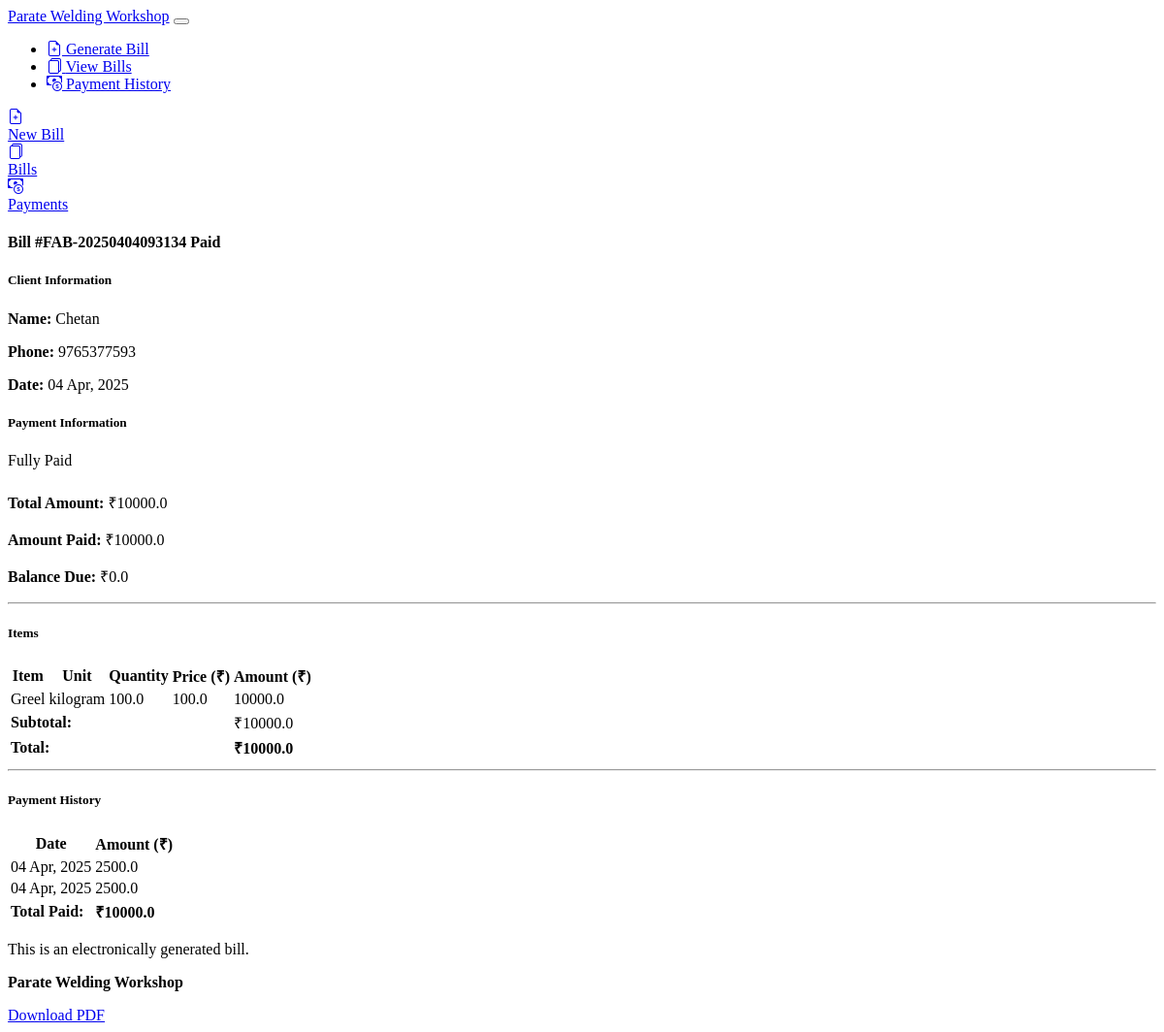
The app's page /view_bill/18 with its own data.
### models.py (models this page shows)
class Bill(db.Model):
    id = db.Column(db.Integer, primary_key=True)
    bill_number = db.Column(db.String(20), unique=True, nullable=False)
    client_name = db.Column(db.String(100), nullable=False)
    phone_number = db.Column(db.String(20), nullable=False)
    date = db.Column(db.DateTime, default=datetime.utcnow)
    items = db.Column(db.JSON, nullable=False)
    subtotal = db.Column(db.Float, nullable=False)
    total = db.Column(db.Float, nullable=False)
    pdf_path = db.Column(db.String(200), nullable=False)
    amount_paid = db.Column(db.Float, default=0.0)
    payment_status = db.Column(db.String(20), default='pending')  # pending, partial, paid

class PaymentHistory(db.Model):
    id = db.Column(db.Integer, primary_key=True)
    bill_id = db.Column(db.Integer, db.ForeignKey('bill.id', ondelete='SET NULL'), nullable=True)
    bill_number = db.Column(db.String(20), nullable=False)
    client_name = db.Column(db.String(100), nullable=False)
    payment_date = db.Column(db.DateTime, default=datetime.utcnow)
    amount = db.Column(db.Float, nullable=False)
    deleted = db.Column(db.Boolean, default=False)  # To mark records as deleted without actually removing them

### routes.py (the view)
@app.route('/view_bill/<int:bill_id>')
def view_bill(bill_id):
    try:
        bill = Bill.query.get_or_404(bill_id)
        from models import PaymentHistory
        payment_records = PaymentHistory.query.filter(
            (PaymentHistory.bill_id == bill.id) |
            ((PaymentHistory.bill_id == None) & (PaymentHistory.bill_number == bill.bill_number))
        ).filter_by(deleted=False).order_by(PaymentHistory.payment_date).all()
        return render_template('view_bill.html', bill=bill, payment_records=payment_records)
    except Exception as e:
        app.logger.error(f"Error viewing bill via QR code: {str(e)}")
        return render_template('error.html', message="Could not load the requested bill.")

### templates/view_bill.html (shortened to what this page needs)
{% extends 'layout.html' %}
{% block content %}
<div class="container mt-4">
    <div class="row mb-4">
        <div class="col-12">
            <div class="card border-primary">
                <div class="card-header bg-primary text-white">
                    <h4 class="mb-0">
                        Bill #{{ bill.bill_number }}
                        {% if bill.payment_status == 'paid' %}
                            <span class="badge bg-success float-end">Paid</span>
                        {% elif bill.payment_status == 'partial' %}
                            <span class="badge bg-warning float-end">Partially Paid</span>
                        {% else %}
                            <span class="badge bg-danger float-end">Pending</span>
                        {% endif %}
                    </h4>
                </div>
                <div class="card-body">
                    <div class="row">
                        <div class="col-md-6">
                            <h5>Client Information</h5>
                            <p><strong>Name:</strong> {{ bill.client_name }}</p>
                            <p><strong>Phone:</strong> {{ bill.phone_number }}</p>
                            <p><strong>Date:</strong> {{ bill.date.strftime('%d %b, %Y') }}</p>
                        </div>
                        <div class="col-md-6">
                            <h5>Payment Information</h5>
                            <div class="mb-2">
                                {% set percentage = (bill.amount_paid / bill.total * 100) | round | int %}
                                <div class="progress" style="height: 25px;">
                                    {% if bill.payment_status == 'paid' %}
                                        <div class="progress-bar bg-success" role="progressbar" style="width: 100%;" aria-valuenow="100" aria-valuemin="0" aria-valuemax="100">
                                            Fully Paid
                                        </div>
                                    {% elif bill.payment_status == 'partial' %}
                                        <div class="progress-bar bg-warning" role="progressbar" style="width: {{ percentage }}%;" aria-valuenow="{{ percentage }}" aria-valuemin="0" aria-valuemax="100">
                                            {{ percentage }}% Paid
                                        </div>
                                    {% else %}
                                        <div class="progress-bar bg-danger" role="progressbar" style="width: 0%;" aria-valuenow="0" aria-valuemin="0" aria-valuemax="100">
                                            0% Paid
                                        </div>
                                    {% endif %}
                                </div>
                            </div>
                            <p><strong>Total Amount:</strong> ₹{{ bill.total | round(2) }}</p>
                            <p><strong>Amount Paid:</strong> ₹{{ bill.amount_paid | round(2) }}</p>
                            <p><strong>Balance Due:</strong> ₹{{ (bill.total - bill.amount_paid) | round(2) }}</p>
                        </div>
                    </div>
                    <hr>
                    <h5>Items</h5>
                    <div class="table-responsive">
                        <table class="table table-striped">
                            <thead class="table-dark">
                                <tr>
                                    <th>Item</th>
                                    <th>Unit</th>
                                    <th>Quantity</th>
                                    <th>Price (₹)</th>
                                    <th>Amount (₹)</th>
                                </tr>
                            </thead>
                            <tbody>
                                {% for item in bill.items %}
                                <tr>
                                    <td>{{ item.name }}</td>
                                    <td>{{ item.unit }}</td>
                                    <td>{{ item.quantity }}</td>
                                    <td>{{ item.price | round(2) }}</td>
                                    <td>{{ item.amount | round(2) }}</td>
                                </tr>
                                {% endfor %}
                            </tbody>
                            <tfoot>
                                <tr class="table-secondary">
                                    <td colspan="4" class="text-end"><strong>Subtotal:</strong></td>
                                    <td>₹{{ bill.subtotal | round(2) }}</td>
                                </tr>
                                <tr class="table-dark">
                                    <td colspan="4" class="text-end"><strong>Total:</strong></td>
                                    <td><strong>₹{{ bill.total | round(2) }}</strong></td>
                                </tr>
                            </tfoot>
                        </table>
                    </div>
                    {% if payment_records %}
                    <hr>
                    <h5>Payment History</h5>
                    <div class="table-responsive">
                        <table class="table table-sm table-striped">
                            <thead class="table-primary">
                                <tr>
                                    <th>Date</th>
                                    <th>Amount (₹)</th>
                                </tr>
                            </thead>
                            <tbody>
                                {% for record in payment_records %}
                                <tr>
                                    <td>{{ record.payment_date.strftime('%d %b, %Y') }}</td>
                                    <td>{{ record.amount | round(2) }}</td>
                                </tr>
                                {% endfor %}
                            </tbody>
                            <tfoot>
                                <tr class="table-info">
                                    <td><strong>Total Paid:</strong></td>
                                    <td><strong>₹{{ bill.amount_paid | round(2) }}</strong></td>
                                </tr>
                            </tfoot>
                        </table>
                    </div>
                    {% endif %}
                </div>
                <div class="card-footer text-muted">
                    <div class="text-center">
                        <p class="mb-1">This is an electronically generated bill.</p>
                        <p class="mb-0"><strong>Parate Welding Workshop</strong></p>
                    </div>
                </div>
            </div>
        </div>
    </div>
    <div class="row">
        <div class="col-12 text-center mb-4">
            <a href="{{ url_for('download_pdf', bill_id=bill.id) }}" class="btn btn-primary btn-lg">
                 Download PDF
            </a>
        </div>
    </div>
</div>
{% endblock %}

### templates/layout.html (shortened to what this page needs)
<!DOCTYPE html>
<html lang="en" data-bs-theme="dark">
<head>
    <link href="https://cdn.replit.com/agent/bootstrap-agent-dark-theme.min.css" rel="stylesheet">
    <link href="https://cdn.jsdelivr.net/npm/bootstrap-icons@1.10.0/font/bootstrap-icons.css" rel="stylesheet">
</head>
<body>
    <nav class="navbar navbar-expand-lg navbar-dark bg-dark mb-4">
        <div class="container">
            <a class="navbar-brand" href="/">Parate Welding Workshop</a>
            <button class="navbar-toggler" type="button" data-bs-toggle="collapse" data-bs-target="#navbarNav">
            </button>
            <div class="collapse navbar-collapse" id="navbarNav">
                <ul class="navbar-nav me-auto">
                    <li class="nav-item">
                        <a class="nav-link" href="{{ url_for('index') }}">
                            <i class="bi bi-file-earmark-plus me-1"></i> Generate Bill
                        </a>
                    </li>
                    <li class="nav-item">
                        <a class="nav-link" href="{{ url_for('bills') }}">
                            <i class="bi bi-files me-1"></i> View Bills
                        </a>
                    </li>
                    <li class="nav-item">
                        <a class="nav-link" href="{{ url_for('payment_history') }}">
                            <i class="bi bi-cash-coin me-1"></i> Payment History
                        </a>
                    </li>
                </ul>
            </div>
        </div>
    </nav>
    <div class="d-md-none bottom-nav">
        <div class="container">
            <div class="row text-center">
                <div class="col-4">
                    <a href="{{ url_for('index') }}" class="text-decoration-none text-light">
                        <div><i class="bi bi-file-earmark-plus"></i></div>
                        <div class="small">New Bill</div>
                    </a>
                </div>
                <div class="col-4">
                    <a href="{{ url_for('bills') }}" class="text-decoration-none text-light">
                        <div><i class="bi bi-files"></i></div>
                        <div class="small">Bills</div>
                    </a>
                </div>
                <div class="col-4">
                    <a href="{{ url_for('payment_history') }}" class="text-decoration-none text-light">
                        <div><i class="bi bi-cash-coin"></i></div>
                        <div class="small">Payments</div>
                    </a>
                </div>
            </div>
        </div>
    </div>
    <div class="container mb-4">
        {% block content %}{% endblock %}
    </div>
</body>
</html>

### records on screen
Bill: bill_number "FAB-20250404093134", client_name "Chetan", phone_number "9765377593", date "04 Apr, 2025", total "10000.0", amount_paid "10000.0", (bill.total-bill.amount_paid)|round(2) "0.0", subtotal "10000.0"
PaymentHistory: payment_date "04 Apr, 2025", amount "2500.0"
PaymentHistory: payment_date "04 Apr, 2025", amount "2500.0"

### other values on screen
{{ item.name }} "Greel"
{{ item.unit }} "kilogram"
{{ item.quantity }} "100.0"
{{ item.price | round(2) }} "100.0"
{{ item.amount | round(2) }} "10000.0"
